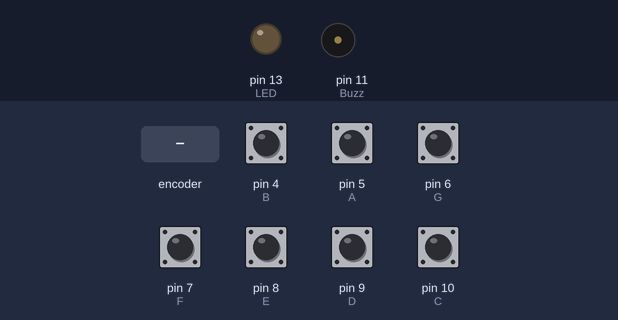
Bench run of a sketch on a simulated Arduino Uno, built with avr-gcc and run on an emulated ATmega328P. Parts: output pins drawn as LEDs (lit = HIGH), buzzer (waves = sounding). Dashed ring = blinking. The inputs (shaded band) are chosen by the test bench; at power-on: pin 4 (B), pin 5 (A), pin 6 (G), pin 7 (F), pin 8 (E), pin 9 (D), pin 10 (C) HIGH.

Above: at 1.2 s.
1.3 s: rotary encoder on pin 5 (A) / pin 4 (B) turned 3 steps (first pin leading)
At 1.51 s:
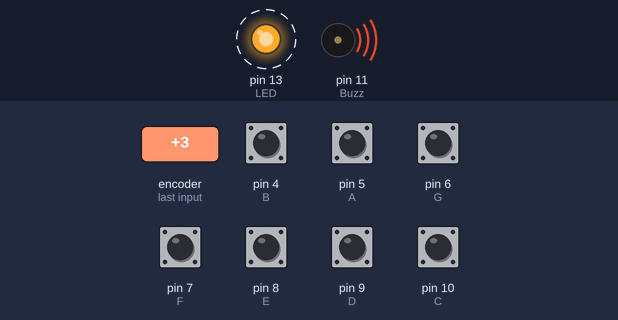
Timing chart, 0 to 4.3 s (numbered marks = the images above; inputs shaded):
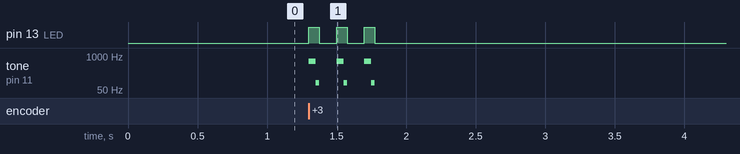

Measured:
- after the input at 1.3 s, pin 13 (LED): alternates HIGH for 0.07 s and LOW for 0.13 s, 6 changes in all, then stays LOW, starting at once; tone on pin 11 (Buzz): silent → 640 Hz at once, then repeats every 0.20 s: 93 Hz 0.02 s, silent 0.13 s, 640 Hz 0.05 s, until it stays silent from 1.8 s

The sketch:

1._Arduino_Piano_Code.ino
```cpp
/*
 *  Created by RoboticSchools
 *  Robotics and Coding always fun when we're doing with our hands.
 *  " Welcome to the Roboteer's World "
 *
 *  PUSH BUTTON PIANO USING ARDUINO CODE
 */


#define T_C 262
#define T_D 194
#define T_E 330
#define T_F 549
#define T_G 392
#define T_A 640
#define T_B 93

const int C = 10;
const int D = 9;
const int E = 8;
const int F = 7;
const int G = 6;
const int A = 5;
const int B = 4;

const int Buzz = 11;
const int LED = 13;

void setup()
{
  pinMode(LED, OUTPUT);
  pinMode(C, INPUT);
  digitalWrite(C,HIGH);

  pinMode(D, INPUT);
  digitalWrite(D,HIGH);

  pinMode(E, INPUT);
  digitalWrite(E,HIGH);

  pinMode(F, INPUT);
  digitalWrite(F,HIGH);

  pinMode(G, INPUT);
  digitalWrite(G,HIGH);

  pinMode(A, INPUT);
  digitalWrite(A,HIGH);

  pinMode(B, INPUT);
  digitalWrite(B,HIGH);

   digitalWrite(LED,LOW);
}

void loop()
{
  while(digitalRead(C) == LOW)
  {
    tone(Buzz,T_C);
    digitalWrite(LED,HIGH);
  }

  while(digitalRead(D) == LOW)
  {
    tone(Buzz,T_D);
    digitalWrite(LED,HIGH);
  }

  while(digitalRead(E) == LOW)
  {
    tone(Buzz,T_E);
    digitalWrite(LED,HIGH);
  }

  while(digitalRead(F) == LOW)
  {
    tone(Buzz,T_F);
    digitalWrite(LED,HIGH);
  }

  while(digitalRead(G) == LOW)
  {
    tone(Buzz,T_G);
    digitalWrite(LED,HIGH);
  }

  while(digitalRead(A) == LOW)
  {
    tone(Buzz,T_A);
    digitalWrite(LED,HIGH);
  }

  while(digitalRead(B) == LOW)
  {
    tone(Buzz,T_B);
    digitalWrite(LED,HIGH);
  }

  noTone(Buzz);
  digitalWrite(LED,LOW);

}
```
